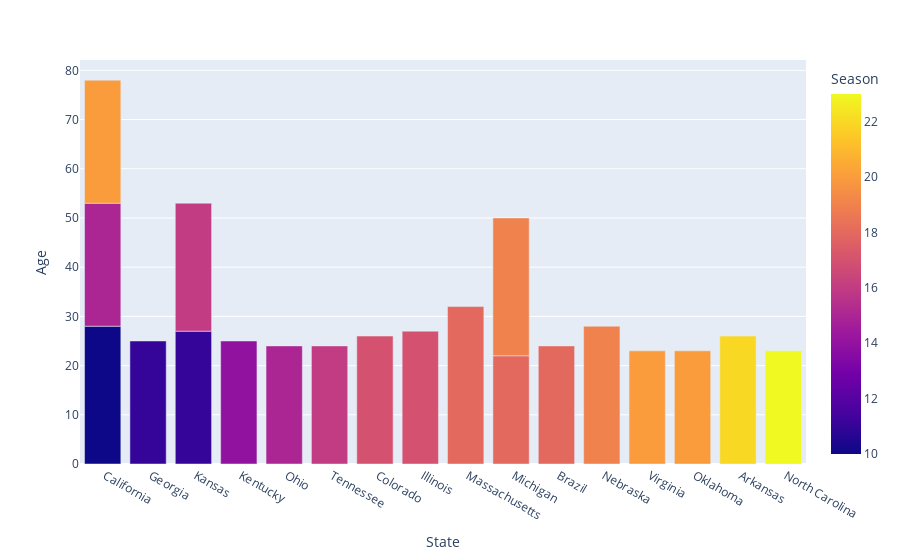

Write notebook code for a chart like this one.
### Code cell
px.bar(thrid_place, x='State', y='Age', color='Season')

### Figure 1 — Plotly figure (JSON) as saved in the notebook; plotly's stock layout.template omitted (floating-point values rounded to 4 significant figures)
{"data": [{"hovertemplate": "State=%{x}<br>Age=%{y}<br>Season=%{marker.color}<extra></extra>", "legendgroup": "", "marker": {"color": [10, 11, 11, 14, 15, 15, 16, 16, 17, 17, 18, 18, 18, 19, 19, 20, 20, 20, 22, 23], "coloraxis": "coloraxis", "pattern": {"shape": ""}}, "name": "", "orientation": "v", "showlegend": false, "textposition": "auto", "type": "bar", "x": [" California", " Georgia", " Kansas", " Kentucky", " California", " Ohio", " Tennessee", " Kansas", " Colorado", " Illinois", " Massachusetts", " Michigan", " Brazil", " Nebraska", " Michigan", " California", " Virginia", " Oklahoma", " Arkansas", " North Carolina"], "xaxis": "x", "y": [28.0, 25.0, 27.0, 25.0, 25.0, 24.0, 24.0, 26.0, 26.0, 27.0, 32.0, 22.0, 24.0, 28.0, 28.0, 25.0, 23.0, 23.0, 26.0, 23.0], "yaxis": "y"}], "layout": {"barmode": "relative", "coloraxis": {"colorbar": {"title": {"text": "Season"}}, "colorscale": [[0, "#0d0887"], [0.1111, "#46039f"], [0.2222, "#7201a8"], [0.3333, "#9c179e"], [0.4444, "#bd3786"], [0.5556, "#d8576b"], [0.6667, "#ed7953"], [0.7778, "#fb9f3a"], [0.8889, "#fdca26"], [1, "#f0f921"]]}, "legend": {"tracegroupgap": 0}, "margin": {"t": 60}, "xaxis": {"anchor": "y", "domain": [0, 1], "title": {"text": "State"}}, "yaxis": {"anchor": "x", "domain": [0, 1], "title": {"text": "Age"}}}}
